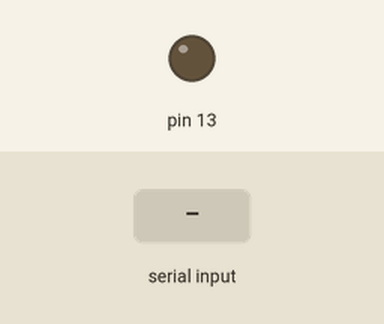
A sketch run on a simulated Arduino Uno, built with avr-gcc and run on an emulated ATmega328P. On the bench: output pins drawn as LEDs (lit = HIGH). Inputs (shaded band) come from the test bench.

Above: at 1.2 s.
1.3 s: "1" received over Serial
At 2.0 s:
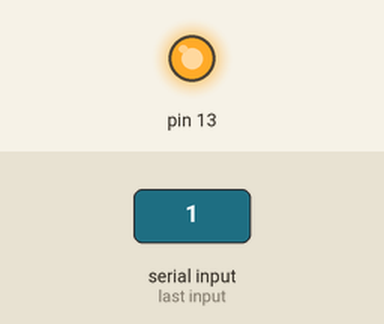
2.8 s: "2" received over Serial
At 3.1 s:
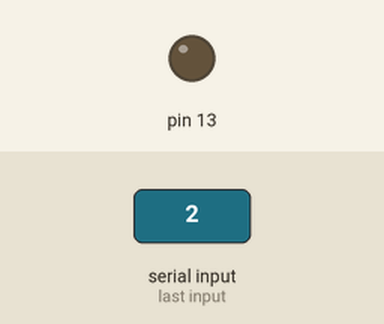
Timing chart, 0 to 5.8 s (numbered marks = the images above; inputs shaded):
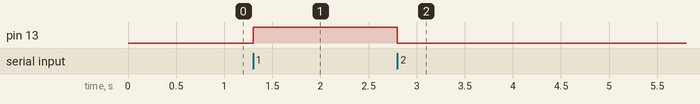

Measured:
- after the input at 1.3 s, pin 13: LOW → HIGH at once
- after the input at 2.8 s, pin 13: HIGH → LOW at once

The sketch:

arduino.ino
```cpp
int datafromUser;

void setup() {
  Serial.begin(115200); //устанавливаем скорость монитора порта
  pinMode(13, OUTPUT);
}

void loop() {
  if (Serial.available() > 0){ //если пришли данные в мониторе порта
    datafromUser = Serial.read(); //присваиваем переменной данные с монитора порта
    if (datafromUser == '1') {
      digitalWrite(13, 1); //включаем светодиод
    }
    else if (datafromUser == '2') {
      digitalWrite(13, 0);//выключаем светодиод
    }
  }
}
```
